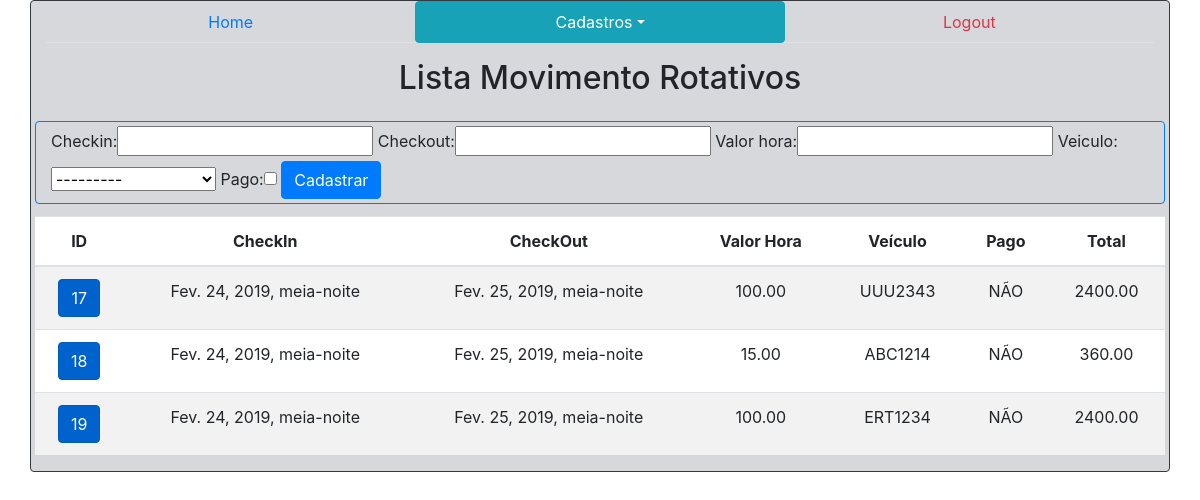
/sistema/rotativos/ (signed in), run on an earlier commit of the app's database.
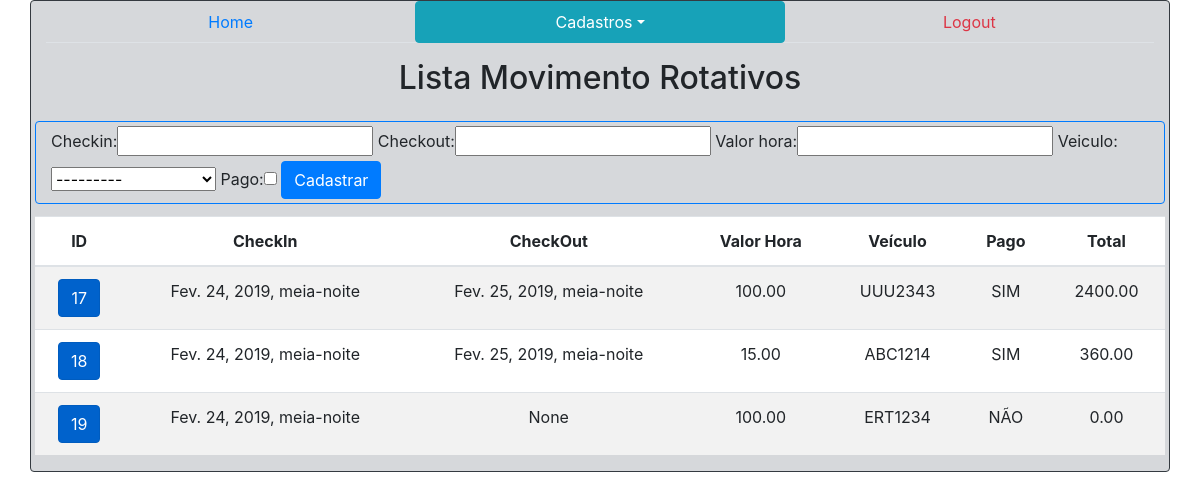
And on a later commit of the database.
### core/models.py (models this page shows, shortened)
class MovRotativo(models.Model):
	checkin = models.DateTimeField(auto_now=False)
	checkout = models.DateTimeField(auto_now=False, null=True, blank=True)
	valor_hora = models.DecimalField(max_digits=5, decimal_places=2)
	veiculo = models.ForeignKey(Veiculo, on_delete=models.CASCADE)
	pago = models.BooleanField(default=False)
	def horas_total(self):
		try:
			return math.ceil((self.checkout - self.checkin).total_seconds()
				/ 3600)
		except TypeError as e:
			return 0
	def total(self):
		return self.valor_hora * self.horas_total()

class Veiculo(models.Model):
	marca = models.ForeignKey(Marca, on_delete=models.CASCADE)
	placa = models.CharField(max_length=7)
	cor = models.CharField(max_length=15)
	observacoes = models.TextField()
	proprietario = models.ForeignKey(Pessoa, on_delete=models.CASCADE)
	def __str__(self):
		return self.placa + " - " + self.marca.nome

### core/views.py (the view)
# urls.py: path('rotativos/', lista_mov_rotativos, name='core_lista_mov_rotativos'),
@login_required
def lista_mov_rotativos(request):
	mov_rotativos = MovRotativo.objects.all()
	form = MovRotativoForm()
	data = {'mov_rotativos': mov_rotativos, 'form': form}
	return render(request, 'core/lista_mov_rotativos.html', data)

### core/forms.py
class MovRotativoForm(ModelForm):
	class Meta:
		model = MovRotativo
		fields = '__all__'

### core/templates/core/lista_mov_rotativos.html (shortened to what this page needs)
{% extends 'base.html' %}
{% load bootstrap %}
{% block menu %}
<div class="row mb-3">
	<div class="col-sm-12">
		<ul class="nav nav-tabs nav-justified">
			<li class="nav-item">
    			<a class="nav-link btn btn-outline-primary"
    			href="{% url 'core_home' %}">Home</a>
  			</li>
  			<li class="nav-item dropdown">
    			<a class="nav-link dropdown-toggle btn btn-outline-info active" data-toggle="dropdown" href="#" role="button" aria-haspopup="true" aria-expanded="false">Cadastros</a>
  			</li>
  			<li class="nav-item">
    			<a class="nav-link btn btn-outline-danger" href="/accounts/logout">Logout</a>
  			</li>
		</ul>
	</div>
</div>
{% endblock %}
{% block main %}
<div class="row mb-3">
	<div class="col-sm-12 text-center">
		<h2>Lista Movimento Rotativos</h2>
	</div>
</div>
<div class="row pl-1 pr-1 pb-1 mb-2">
	<div class="col-sm-12 border border-primary rounded pt-1 pb-1"
	style="max-height: 440px">
		<form class="" action="{% url 'core_cadastra_mov_rotativos' %}"
		method="POST">
		{{ form|bootstrap }}
			<button class="btn btn-primary"
			type="submit">Cadastrar</button>
		</form>
	</div>
</div>
<div class="row">
	<div class="col-sm-12 pl-1 pr-1 text-center table-responsive">
		<table class="table table-striped">
  			<thead>
    			<tr>
      				<th scope="col">ID</th>
				    <th scope="col">CheckIn</th>
				    <th scope="col">CheckOut</th>
				    <th scope="col">Valor Hora</th>
				    <th scope="col">Veículo</th>
				    <th scope="col">Pago</th>
				    <th scope="col">Total</th>
    			</tr>
  			</thead>
  			<tbody>
					{% for rotativo in mov_rotativos %}
				<tr>
      				<th scope="row">
      					<a href="{% url 'core_update_rotativos' rotativo.id %}" class="btn btn-primary active"
						role="button" aria-pressed="true">
   						{{rotativo.id}}
  						</a>
      				</th>
      				<td>{{rotativo.checkin}}</td>
      				<td>{{rotativo.checkout}}</td>
      				<td>{{rotativo.valor_hora}}</td>
      				<td>{{rotativo.veiculo.placa}}</td>
      				{% if rotativo.pago == True %}
      				<td>SIM</td>
      				{% else %}
      				<td>NÃO</td>
      				{% endif %}
      				<td>{{rotativo.total}}</td>
    			</tr>
 					{% endfor %}
  			</tbody>
		</table>
   	</div>
</div>
{% endblock %}

### templates/base.html (shortened to what this page needs)
{% load static %}
<!DOCTYPE html>
<html>
<head>
	<link rel="stylesheet"
	href="{% static 'bootstrap/bootstrap.css'%}">
</head>
<body>
	<div class="container border border-dark rounded table table-secondary">
	{% block menu %}
	{% endblock %}
	{% block main %}
	{% endblock %}
	</div>
</body>
</html>

What changed in the data, as far as the page shows it:
changed MovRotativo "UUU2343": pago "NÃO" → "SIM"
changed MovRotativo "ABC1214": pago "NÃO" → "SIM"
changed MovRotativo "ERT1234": checkout "Fev. 25, 2019, meia-noite" → "None"; total "2400.00" → "0.00"
